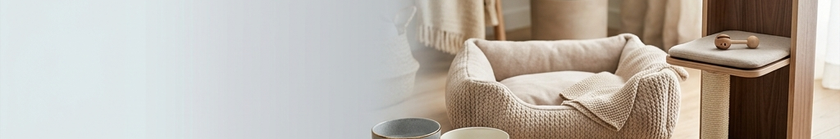
#> input picture assets/banner-all.png, 840 x 139 px, shrunk from 1024 x 170 before the run, found by its file name
$ python inspect_images.py
#> lines starting #> are read from the running program, lines starting #| are printed output that depends on the picture
import os
from PIL import Image

def inspect_image(filepath):
#> called with filepath = 'assets/banner-all.png'
    if not os.path.exists(filepath):
        print(f"{filepath} does not exist.")
        return
    img = Image.open(filepath)
#> img is the input picture: PIL image 840x139 RGB; mean R, G, B 185.9, 178.9, 170.6
    print(f"File: {os.path.basename(filepath)} | Size: {img.size} | Mode: {img.mode}")
#| File: banner-all.png | Size: (840, 139) | Mode: RGB

    # Check some pixels at the top, bottom, and center to understand the background
    w, h = img.size
#> w = 840; h = 139
    top_pixel = img.getpixel((10, 10))
#> top_pixel = (222, 232, 234)
    bottom_pixel = img.getpixel((10, h - 10))
#> bottom_pixel = (223, 231, 233)
    center_pixel = img.getpixel((w // 2, h // 2))
#> center_pixel = (152, 145, 134)
    print(f"  Top pixel: {top_pixel}")
#|   Top pixel: (222, 232, 234)
    print(f"  Bottom pixel: {bottom_pixel}")
#|   Bottom pixel: (223, 231, 233)
    print(f"  Center pixel: {center_pixel}")
#|   Center pixel: (152, 145, 134)

inspect_image("assets/banner-all.png")
inspect_image("assets/banner-top-picks.png")
#> call 2 of inspect_image, with filepath = 'assets/banner-top-picks.png'
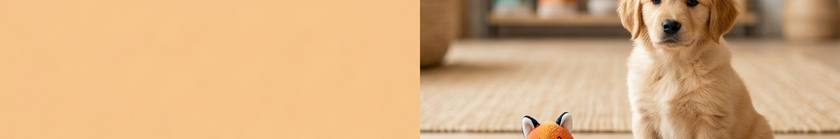
#> input picture assets/banner-top-picks.png, 840 x 139 px, shrunk from 1024 x 170 before the run, found by its file name
#> in inspect_image, img is the input picture: PIL image 840x139 RGB; mean R, G, B 215.3, 174.8, 130
#| File: banner-top-picks.png | Size: (840, 139) | Mode: RGB
#> in inspect_image (call 2), `top_pixel = img.getpixel((10, 10))`: top_pixel = (246, 196, 138)
#> in inspect_image (call 2), `bottom_pixel = img.getpixel((10, h - 10))`: bottom_pixel = (245, 196, 138)
#> in inspect_image (call 2), `center_pixel = img.getpixel((w // 2, h // 2))`: center_pixel = (80, 47, 11)
#|   Top pixel: (246, 196, 138)
#|   Bottom pixel: (245, 196, 138)
#|   Center pixel: (80, 47, 11)
inspect_image("assets/banner-beds.png")
#> call 3 of inspect_image, with filepath = 'assets/banner-beds.png'
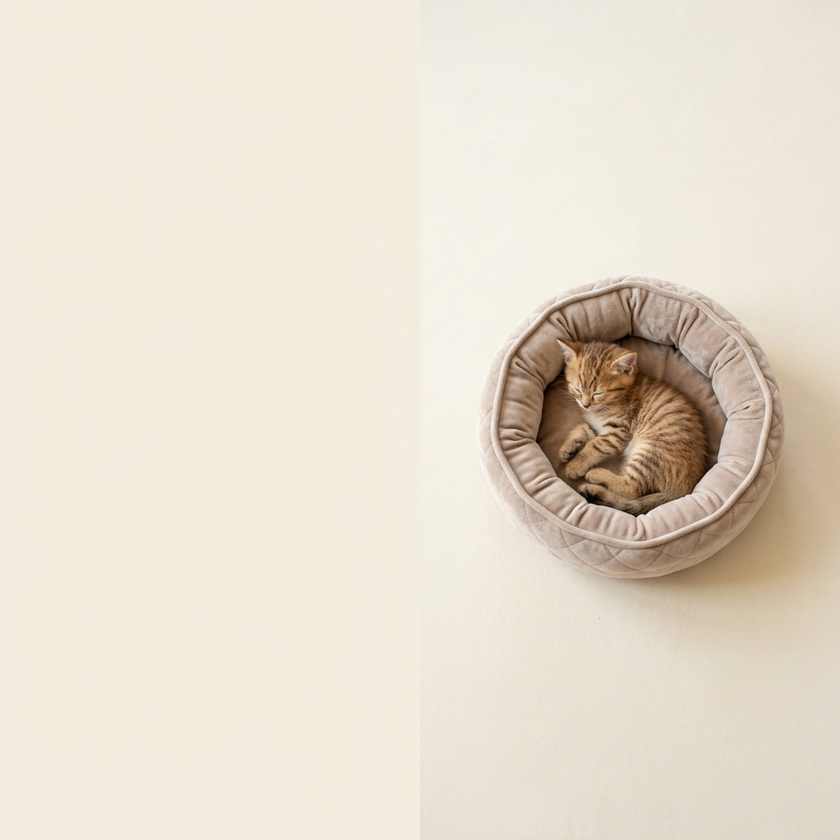
#> input picture assets/banner-beds.png, 840 x 840 px, shrunk from 1024 x 1024 before the run, found by its file name
#> in inspect_image, img is the input picture: PIL image 840x840 RGB; mean R, G, B 230.3, 221.4, 207.3
#| File: banner-beds.png | Size: (840, 840) | Mode: RGB
#> in inspect_image (call 3), `top_pixel = img.getpixel((10, 10))`: top_pixel = (244, 236, 222)
#> in inspect_image (call 3), `bottom_pixel = img.getpixel((10, h - 10))`: bottom_pixel = (242, 236, 224)
#> in inspect_image (call 3), `center_pixel = img.getpixel((w // 2, h // 2))`: center_pixel = (246, 243, 231)
#|   Top pixel: (244, 236, 222)
#|   Bottom pixel: (242, 236, 224)
#|   Center pixel: (246, 243, 231)
